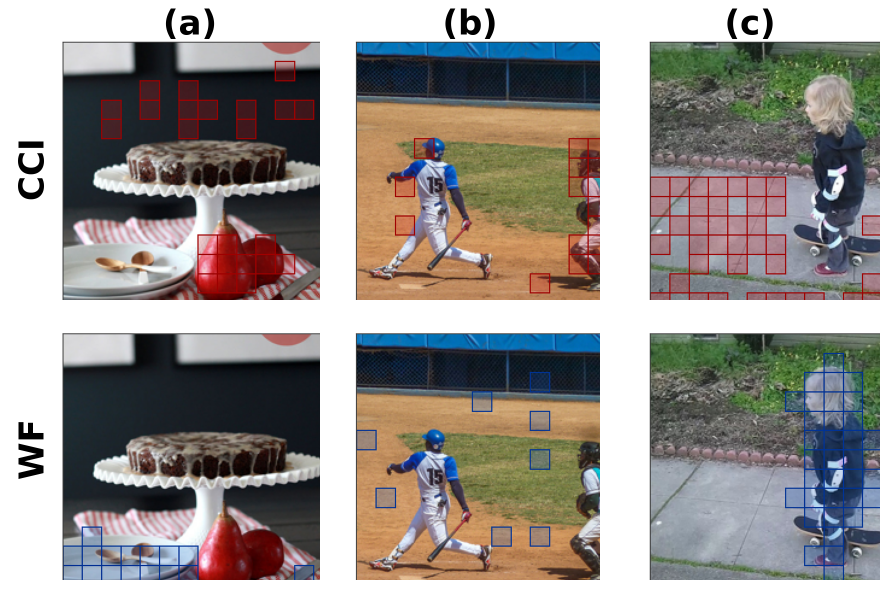
#> input picture paper/local_rerun_revision/source/figures/qualitative_cases_compact_labels.png, 1780 x 1185 px (shown at 1/2 size)
$ python draw_figure3.py
#> lines starting #> are read from the running program, lines starting #| are printed output that depends on the picture
"""Preserve photographic pixels and region overlays; replace only raster labels."""
from pathlib import Path
import io, os
from PIL import Image
import matplotlib
matplotlib.use('Agg')
import matplotlib.pyplot as plt
ROOT=Path(__file__).resolve().parent
plt.rcParams.update({'font.family':'DejaVu Sans','svg.fonttype':'none','pdf.fonttype':42})
im=Image.open(ROOT/'figures'/'qualitative_cases_compact_labels.png').convert('RGB')
#> im is the input picture: PIL image 1780x1185 RGB; mean R, G, B 152.3, 146.9, 143
W=86/25.4*72
scale=(W-18)/1635
top=im.crop((125,83,1760,600));bottom=im.crop((125,666,1760,1160))
#> after `top = im.crop((125, 83, 1760, 600))`:
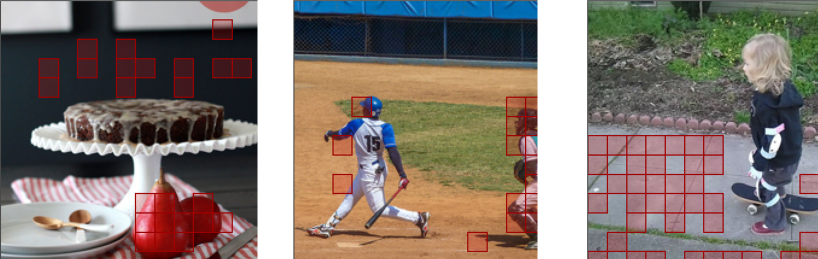
#> top: PIL image 1635x517 RGB (shown at 1/2 size); mean R, G, B 130.2, 118, 111
#> after `bottom = im.crop((125, 666, 1760, 1160))`:
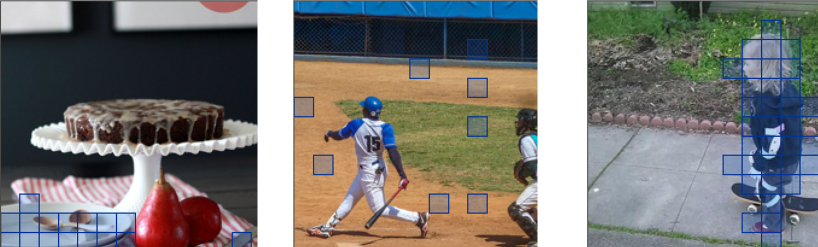
#> bottom: PIL image 1635x494 RGB (shown at 1/2 size); mean R, G, B 121.4, 120.1, 117.3
h1=top.height*scale;h2=bottom.height*scale
#> after `h1 = top.height * scale`: h1 = 71.39
#> after `h2 = bottom.height * scale`: h2 = 68.22
y1=13;y2=y1+h1+5;H=y2+h2+1
#> after `y2 = y1 + h1 + 5`: y2 = 89.39
#> after `H = y2 + h2 + 1`: H = 158.6
fig=plt.figure(figsize=(W/72,H/72))
for crop,y,hh in [(top,y1,h1),(bottom,y2,h2)]:
    ax=fig.add_axes([16/W,1-(y+hh)/H,(W-18)/W,hh/H]);ax.imshow(crop,interpolation='none');ax.axis('off')
#> this loop made 2 passes
#> (y, hh) on passes 1 to 2: (13, 71.39), (89.39, 68.22)
for cx,label in [(382.5,'(a)'),(956,'(b)'),(1529.5,'(c)')]:
    fig.text((16+(cx-125)*scale)/W,1-6.5/H,label,ha='center',va='center',fontsize=9,color='#303E4A')
for y,hh,label in [(y1,h1,'CCI'),(y2,h2,'WF')]:
    fig.text(6/W,1-(y+hh/2)/H,label,ha='center',va='center',rotation=90,fontsize=9,color='#303E4A')
for ext in ['pdf','svg','png']:
    buffer=io.BytesIO()
    fig.savefig(buffer,format=ext,dpi=260,facecolor='white')
    target=ROOT/'figures'/f'figure3_qualitative_final.{ext}'
    temporary=target.with_suffix(target.suffix+'.tmp')
    with temporary.open('wb') as f:
        f.write(buffer.getvalue());f.flush();os.fsync(f.fileno())
    temporary.replace(target)
#> this loop made 3 passes
#> pass 1, `fig.savefig(buffer,format=ext,dpi=260,facecolor='white')`:
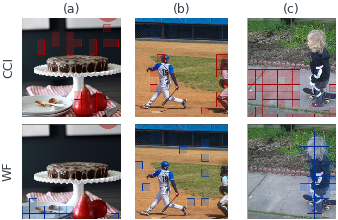
#> figure drawn by matplotlib, 2 panels
plt.close(fig)
